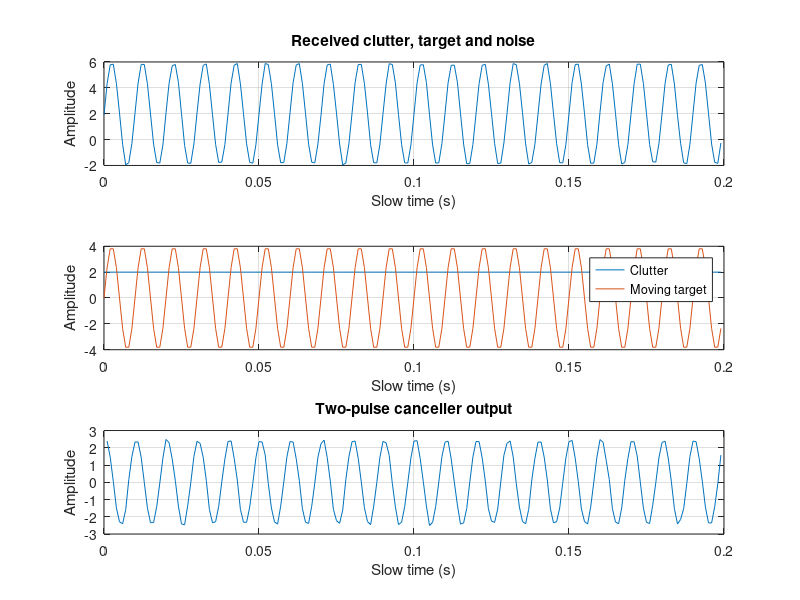
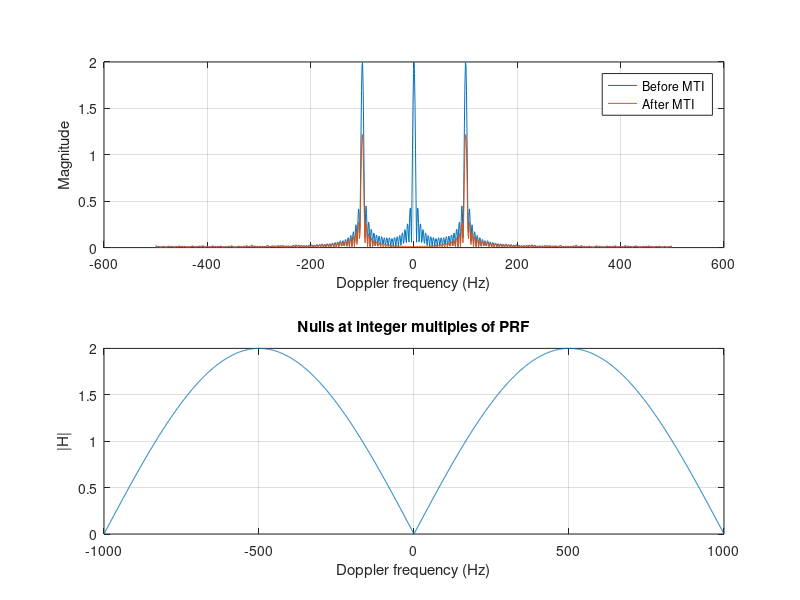

MATLAB code for these plots, in order:
function results = exp04_mti_canceller(makePlots)
if nargin < 1, makePlots = true; end
savedRng = rng;
rngCleanup = onCleanup(@() rng(savedRng));
rng(4,'twister');
PRF = 1000;
N = 200;
t = (0:N-1)/PRF;
fd = 100;
clutter = 2*ones(1,N);
target = 4*sin(2*pi*fd*t);
rx = clutter + target + 0.05*randn(1,N);
y = diff(rx);
clutterResidual = diff(clutter);
assert(all(clutterResidual==0));
Nfft = 1024;
f = (-Nfft/2:Nfft/2-1)*PRF/Nfft;
X = abs(fftshift(fft(rx(2:end),Nfft)))/(N-1);
Y = abs(fftshift(fft(y,Nfft)))/(N-1);
fResponse = linspace(-PRF,PRF,2001);
H = abs(1-exp(-1i*2*pi*fResponse/PRF));
gain = 2*abs(sin(pi*fd/PRF));
fprintf('Experiment 4: clutter residual = %g; target amplitude gain = %.6f\n',max(abs(clutterResidual)),gain);
if makePlots
    figure('Name','Experiment 4: MTI','Color','w');
    subplot(3,1,1); plot(t,rx); grid on; xlabel('Slow time (s)'); ylabel('Amplitude'); title('Received clutter, target and noise');
    subplot(3,1,2); plot(t,clutter,t,target); grid on; legend('Clutter','Moving target'); xlabel('Slow time (s)'); ylabel('Amplitude');
    subplot(3,1,3); plot(t(2:end),y); grid on; xlabel('Slow time (s)'); ylabel('Amplitude'); title('Two-pulse canceller output');
    figure('Name','Experiment 4: MTI Spectra','Color','w');
    subplot(2,1,1); plot(f,X,f,Y); grid on; xlabel('Doppler frequency (Hz)'); ylabel('Magnitude'); legend('Before MTI','After MTI');
    subplot(2,1,2); plot(fResponse,H); grid on; xlabel('Doppler frequency (Hz)'); ylabel('|H|'); title('Nulls at integer multiples of PRF');
end
results = struct('output',y,'clutterResidual',clutterResidual,'targetGain',gain,'PRF_Hz',PRF);
end
